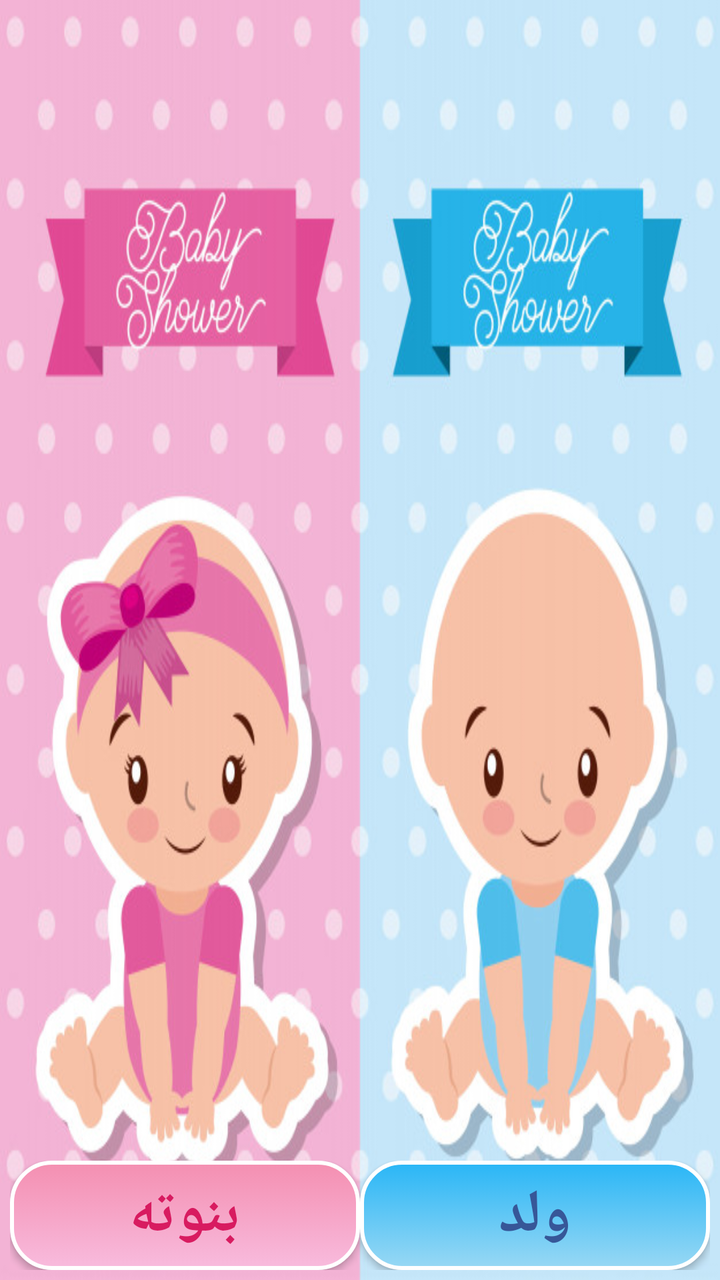
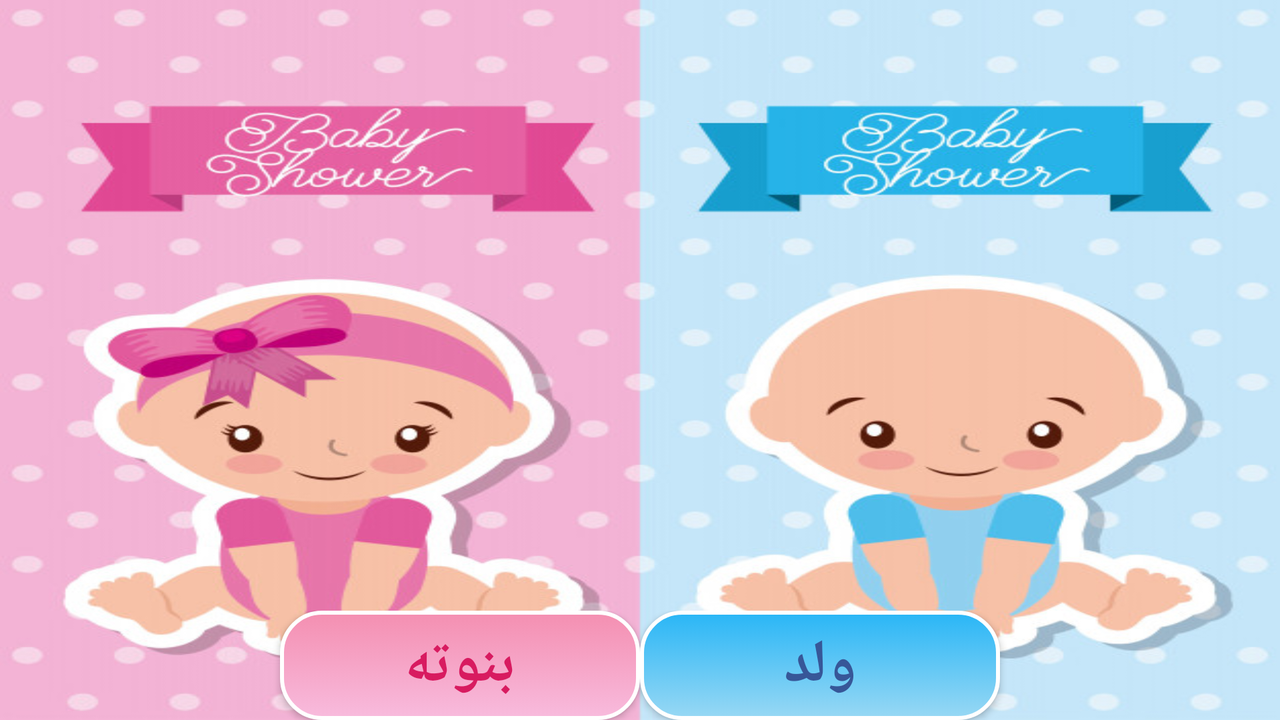

Two renders of one Android screen. The first uses the default layout on a phone; the second uses the alternative layout the repository ships for a different screen configuration, on a matching device. The two XML files are below.
<!-- AndroidManifest.xml: activity theme AppTheme.NoActionBar -->
<!-- res/layout/activity_main.xml -->
<?xml version="1.0" encoding="utf-8"?>
<RelativeLayout xmlns:android="http://schemas.android.com/apk/res/android"
    xmlns:app="http://schemas.android.com/apk/res-auto"
    xmlns:tools="http://schemas.android.com/tools"
    android:layout_width="match_parent"
    android:layout_height="match_parent"
    android:background="@drawable/babyboygirlimage"
    tools:context=".MainActivity">

    <LinearLayout
        android:layout_width="match_parent"
        android:layout_height="wrap_content"
        android:layout_gravity="bottom"
        android:gravity="bottom"
        android:layout_alignParentBottom="true"
        android:padding="5dp"
        android:orientation="horizontal">

        <Button
            android:id="@+id/button"
            android:layout_width="150dp"
            android:layout_height="wrap_content"
            android:layout_gravity="center"
            android:background="@drawable/pinkbutton"
            android:text="@string/girl"
            android:layout_weight="1"
            android:textColor="@color/colorAccent"
            android:textSize="30sp"
            android:textStyle="bold" />


        <Button
            android:id="@+id/button2"
            android:layout_width="150dp"
            android:layout_height="wrap_content"
android:layout_weight="1"
            android:layout_gravity="center"
            android:background="@drawable/bluebutton"
            android:text="@string/boy"
            android:textColor="@color/darkblue"
            android:textSize="30sp"
            android:textStyle="bold" />


    </LinearLayout>
</RelativeLayout>
<!-- resources referenced by this layout -->
<resources>
  <color name="colorAccent">#D81B60</color>
  <color name="darkblue">#375798</color>
  <!-- drawable babyboygirlimage: jpg bitmap (drawable-v21, 90211 bytes) -->
  <!-- drawable bluebutton (drawable) -->
  <?xml version="1.0" encoding="utf-8"?>
  <selector xmlns:android="http://schemas.android.com/apk/res/android">
      <item android:state_pressed="true"
          android:drawable="@drawable/bluebuttonpressedstate"/>
      <item android:drawable="@drawable/bluebuttondefaultstate"/>
  
  </selector>
  <!-- drawable pinkbutton (drawable) -->
  <?xml version="1.0" encoding="utf-8"?>
  <selector xmlns:android="http://schemas.android.com/apk/res/android">
      <item android:state_pressed="true"
          android:drawable="@drawable/pinkbuttonpressedstate"/>
      <item android:drawable="@drawable/pinkbuttondefaultstate"/>
  </selector>
  <string name="boy">ولد</string>
  <string name="girl">بنوته</string>
  <!-- from res/values-v21/ -->
  <style name="AppTheme.NoActionBar">
          <item name="windowActionBar">false</item>
          <item name="windowNoTitle">true</item>
          <item name="fontFamily">@font/arabicfont</item>
          <item name="android:statusBarColor">@android:color/transparent</item>
      </style>
  <!-- drawable bluebuttonpressedstate (drawable) -->
  <?xml version="1.0" encoding="utf-8"?>
  <shape xmlns:android="http://schemas.android.com/apk/res/android"
      android:shape="rectangle">
      <gradient
          android:angle="90"
          android:startColor="#03A9F4"
          android:endColor="#039BE5"
          />
      <corners android:radius="20dp"/>
      <padding android:top="7dp"
          android:left="7dp"
          android:right="7dp"
          android:bottom="7dp"/>
      <stroke android:width="2dp"
          android:color="#FFFF"/>
  </shape>
  <!-- drawable bluebuttondefaultstate (drawable) -->
  <?xml version="1.0" encoding="utf-8"?>
  <shape xmlns:android="http://schemas.android.com/apk/res/android"
      android:shape="rectangle">
  
  <gradient
      android:angle="90"
      android:startColor="#98d8f4"
      android:endColor="#29B6F6"
      />
  <corners android:radius="20dp"/>
      <padding android:top="7dp"
          android:left="7dp"
          android:right="7dp"
          android:bottom="7dp"/>
      <stroke android:width="2dp"
          android:color="#FFFF"/>
  </shape>
  <!-- drawable pinkbuttonpressedstate (drawable) -->
  <?xml version="1.0" encoding="utf-8"?>
  <shape xmlns:android="http://schemas.android.com/apk/res/android"
      android:shape="rectangle">
  
      <gradient
          android:angle="90"
          android:startColor="#F06292"
          android:endColor="#EC407A"
          />
      <corners android:radius="20dp"/>
      <padding android:top="7dp"
          android:left="7dp"
          android:right="7dp"
          android:bottom="7dp"/>
      <stroke android:width="2dp"
          android:color="#FFFF"/>
  </shape>
  <!-- drawable pinkbuttondefaultstate (drawable) -->
  <?xml version="1.0" encoding="utf-8"?>
  <shape xmlns:android="http://schemas.android.com/apk/res/android"
      android:shape="rectangle">
  
      <gradient
          android:angle="90"
          android:startColor="#F8BBDD"
          android:endColor="#F48FB1"
          />
      <corners android:radius="20dp"/>
      <padding android:top="7dp"
          android:left="7dp"
          android:right="7dp"
          android:bottom="7dp"/>
      <stroke android:width="2dp"
          android:color="#FFFF"/>
  </shape>
</resources>
<!-- res/layout-land/activity_main.xml (the repository's variant of the layout above) -->
<!-- drawn on the phone turned sideways -->
<?xml version="1.0" encoding="utf-8"?>
<FrameLayout xmlns:android="http://schemas.android.com/apk/res/android"
    xmlns:app="http://schemas.android.com/apk/res-auto"
    xmlns:tools="http://schemas.android.com/tools"
    android:layout_width="match_parent"
    android:background="@drawable/babyboygirlimage"
    android:layout_height="wrap_content"
    tools:context=".MainActivity">

    <LinearLayout
        android:layout_width="match_parent"
        android:layout_height="match_parent"
        android:orientation="horizontal"
        android:gravity="center"
        android:layout_gravity="bottom"
    >

    <Button
        android:id="@+id/button"
        android:layout_width="180dp"
        android:layout_height="wrap_content"
        android:layout_gravity="center"

        android:background="@drawable/pinkbutton"
        android:text="@string/girl"
        android:textColor="@color/colorAccent"
        android:textSize="30sp"
        android:textStyle="bold"
        />


    <Button
        android:id="@+id/button2"
        android:layout_width="180dp"
        android:layout_height="wrap_content"

        android:layout_gravity="center"
        android:background="@drawable/bluebutton"
        android:text="@string/boy"
        android:textColor="@color/darkblue"
        android:textSize="30sp"
        android:textStyle="bold" />


</LinearLayout>
    </FrameLayout>
